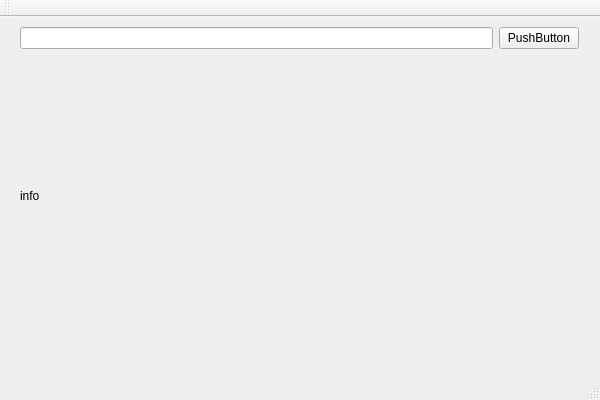
<?xml version="1.0" encoding="UTF-8"?>
<ui version="4.0">
 <class>TestAppClass</class>
 <widget class="QMainWindow" name="TestAppClass">
  <property name="geometry">
   <rect>
    <x>0</x>
    <y>0</y>
    <width>600</width>
    <height>400</height>
   </rect>
  </property>
  <property name="windowTitle">
   <string>TestApp</string>
  </property>
  <widget class="QWidget" name="centralWidget">
   <widget class="QWidget" name="gridLayoutWidget">
    <property name="geometry">
     <rect>
      <x>9</x>
      <y>-1</y>
      <width>581</width>
      <height>331</height>
     </rect>
    </property>
    <layout class="QGridLayout" name="gridLayout">
     <item row="0" column="0">
      <widget class="QLineEdit" name="lineEdit"/>
     </item>
     <item row="0" column="1">
      <widget class="QPushButton" name="Display">
       <property name="text">
        <string>PushButton</string>
       </property>
      </widget>
     </item>
     <item row="1" column="0">
      <widget class="QLabel" name="info">
       <property name="text">
        <string>info</string>
       </property>
      </widget>
     </item>
    </layout>
   </widget>
  </widget>
  <widget class="QMenuBar" name="menuBar">
   <property name="geometry">
    <rect>
     <x>0</x>
     <y>0</y>
     <width>600</width>
     <height>33</height>
    </rect>
   </property>
  </widget>
  <widget class="QToolBar" name="mainToolBar">
   <attribute name="toolBarArea">
    <enum>TopToolBarArea</enum>
   </attribute>
   <attribute name="toolBarBreak">
    <bool>false</bool>
   </attribute>
  </widget>
  <widget class="QStatusBar" name="statusBar"/>
 </widget>
 <layoutdefault spacing="6" margin="11"/>
 <resources>
  <include location="TestApp.qrc"/>
 </resources>
 <connections/>
</ui>
